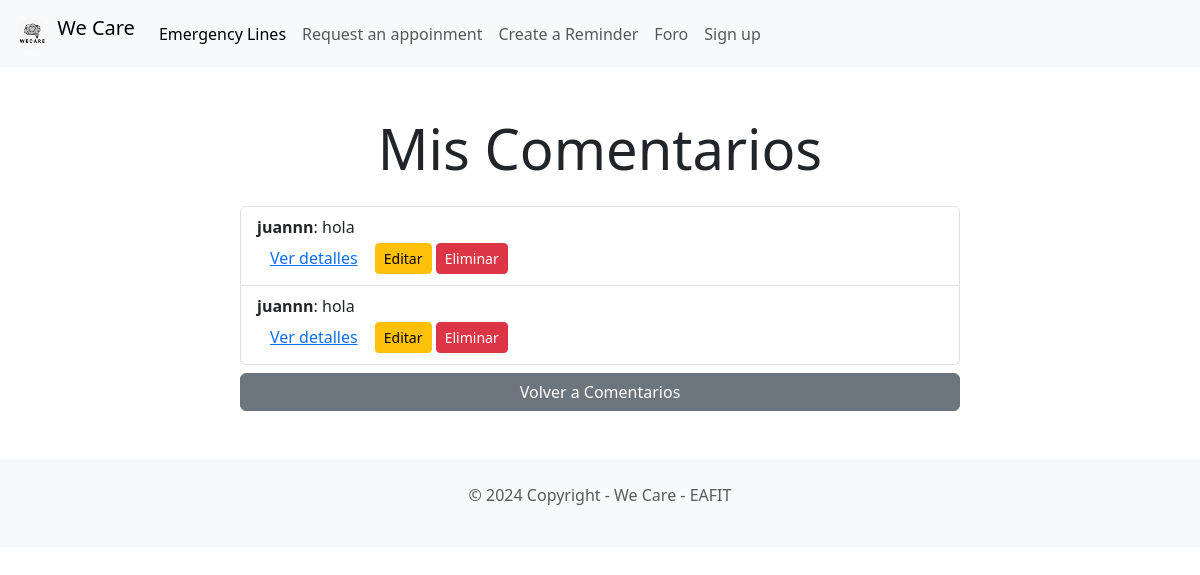
Page /perfil/ (signed in) on the earlier database version.
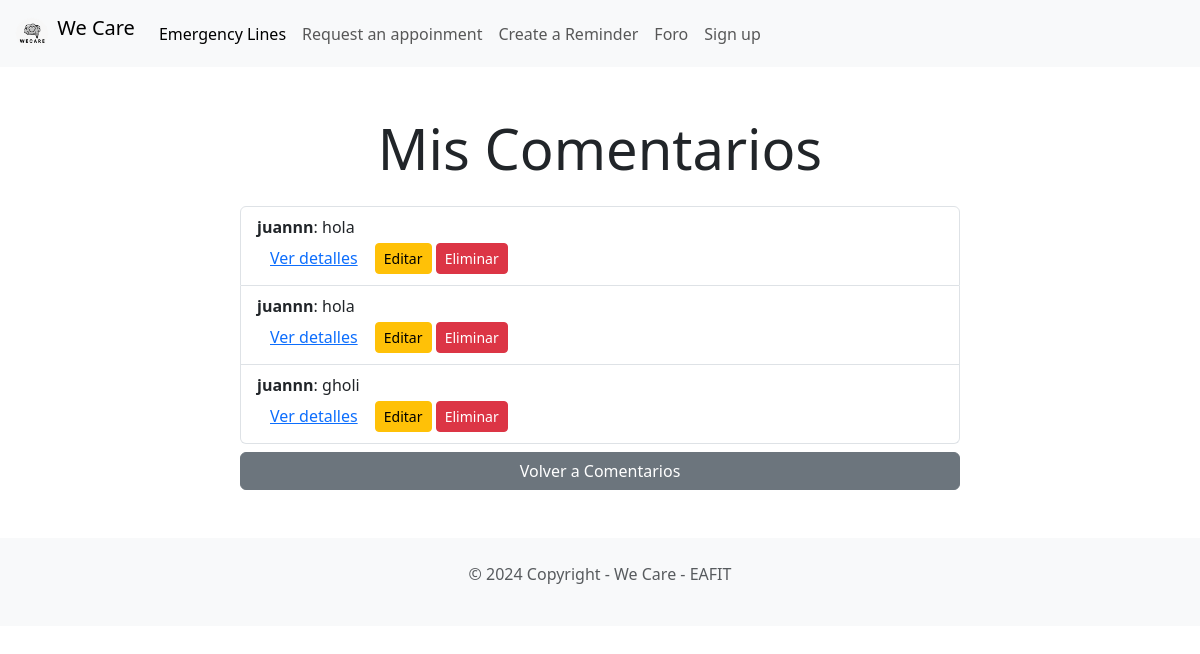
Same page on the later database version.
### Forum/models.py (models this page shows, shortened)
class Comentario(models.Model):
    titulo = models.CharField(max_length=255)
    texto = models.TextField()
    imagen = models.ImageField(upload_to='recetas_images/', blank=True, null=True)
    autor = models.ForeignKey(User, on_delete=models.CASCADE)
    fecha_creacion = models.DateTimeField(auto_now_add=True)

### Forum/views.py (the view)
# urls.py: path('perfil/', Forum_views.perfil_view, name='perfil'),  # Perfil del usuario (comentarios propios)
def perfil_view(request):
    comentarios = Comentario.objects.filter(autor_id=request.user.id)
    return render(request, 'Forum/perfil.html', {'comentarios': comentarios})

### appointment/views.py (called while the page is built)
def get_future_reminders(request):
    future_reminder_count = Reminder.objects.filter(reminder_date__gte=timezone.now()).count()
    return {'future_reminder_count': future_reminder_count}

### Forum/templates/Forum/perfil.html
{% extends "base.html" %}
{% block content %}
    <div class="container my-5">
        <div class="text-center">
            <h1 class="display-4">Mis Comentarios</h1>
        </div>
        <div class="row justify-content-center mt-4">
            <div class="col-lg-8">
                {% if comentarios %}
                    <ul class="list-group">
                        {% for comentario in comentarios %}
                            <li class="list-group-item">
                                <strong>{{ comentario.autor.username }}</strong>: {{ comentario.texto }}
                                <br>
                                <a href="{% url 'detalle-comentario' comentario.id %}" class="btn btn-link">Ver detalles</a>
                                <a href="{% url 'editar-comentario' comentario.id %}" class="btn btn-warning btn-sm">Editar</a>
                                <a href="{% url 'eliminar-comentario' comentario.id %}" class="btn btn-danger btn-sm">Eliminar</a>
                            </li>
                        {% endfor %}
                    </ul>
                {% else %}
                    <p>No tienes comentarios.</p>
                {% endif %}
                <a href="{% url 'comentarios' %}" class="btn btn-secondary w-100 mt-2">Volver a Comentarios</a>
            </div>
        </div>
    </div>
{% endblock content %}

Differences in the rows shown:
added Comentario: autor.username "juannn", texto "gholi"
